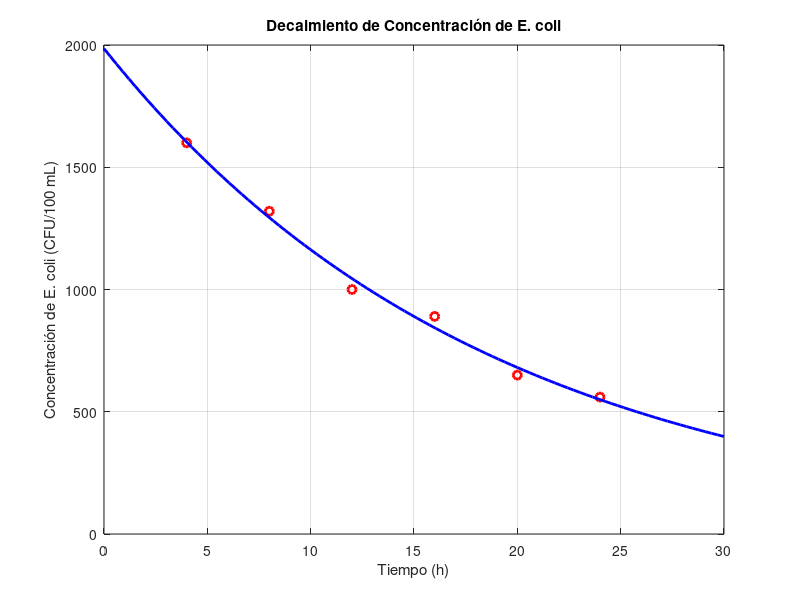

This chart was generated by the following MATLAB code:
% Ejercicio 12-TP2 

% Borramos las variables previas y la ventana de comandos
clc
clear
close all

% Datos de concentración de E. coli

% Vector de tiempo
t = [4, 8, 12, 16, 20, 24];

% Vector de concentración
c = [1600, 1320, 1000, 890, 650, 560];

% Modelo exponencial: c(t) = c0 * exp(-k*t)
% Ajuste por transformación logarítmica y regresión lineal

% Transformamos los datos
log_c = log(c);

% Ajustamos una regresión lineal a log(c) vs t
A = [ones(length(t), 1), -t']; % Matriz de diseño
b = log_c';
param_ajustados = A \ b; % Resolución por mínimos cuadrados

% Parámetros ajustados
c0 = exp(param_ajustados(1)); % Concentración inicial
k = param_ajustados(2);       % Constante de decaimiento

% a) Estimación de la concentración al final de la tormenta (t=0)
conc_inicial = c0;

% b) Tiempo para alcanzar 200 CFU/100 mL
tiempo_200 = log(200/c0) / (-k);

% Gráfica de resultados
t_plot = linspace(0, 30, 100);
c_plot = c0 * exp(-k * t_plot);

figure;
plot(t, c, 'ro', 'LineWidth', 2);  % Puntos de datos originales
hold on;
plot(t_plot, c_plot, 'b-', 'LineWidth', 2);  % Curva ajustada
xlabel('Tiempo (h)');
ylabel('Concentración de E. coli (CFU/100 mL)');
title('Decaimiento de Concentración de E. coli');
grid on;

% Impresión de resultados
fprintf('a) Concentración inicial (t=0): %.2f CFU/100 mL\n', conc_inicial);
fprintf('b) Tiempo para alcanzar 200 CFU/100 mL: %.2f horas\n', tiempo_200);
